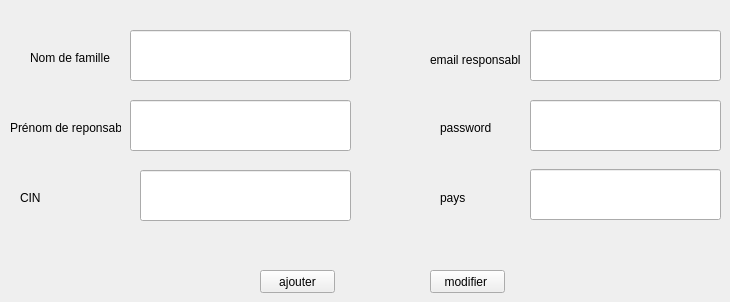
      <widget class="QWidget" name="tab_25">
       <attribute name="title">
        <string>ajouter</string>
       </attribute>
       <widget class="QLabel" name="label">
        <property name="geometry">
         <rect>
          <x>30</x>
          <y>50</y>
          <width>81</width>
          <height>16</height>
         </rect>
        </property>
        <property name="text">
         <string>Nom de famille</string>
        </property>
       </widget>
       <widget class="QLabel" name="label_2">
        <property name="geometry">
         <rect>
          <x>10</x>
          <y>120</y>
          <width>111</width>
          <height>16</height>
         </rect>
        </property>
        <property name="text">
         <string>Prénom de reponsable</string>
        </property>
       </widget>
       <widget class="QLineEdit" name="lineEdit">
        <property name="geometry">
         <rect>
          <x>130</x>
          <y>30</y>
          <width>221</width>
          <height>51</height>
         </rect>
        </property>
       </widget>
       <widget class="QLineEdit" name="lineEdit_2">
        <property name="geometry">
         <rect>
          <x>130</x>
          <y>100</y>
          <width>221</width>
          <height>51</height>
         </rect>
        </property>
       </widget>
       <widget class="QLabel" name="label_4">
        <property name="geometry">
         <rect>
          <x>20</x>
          <y>190</y>
          <width>61</width>
          <height>16</height>
         </rect>
        </property>
        <property name="text">
         <string>CIN</string>
        </property>
       </widget>
       <widget class="QLineEdit" name="lineEdit_3">
        <property name="geometry">
         <rect>
          <x>140</x>
          <y>170</y>
          <width>211</width>
          <height>51</height>
         </rect>
        </property>
       </widget>
       <widget class="QLabel" name="label_5">
        <property name="geometry">
         <rect>
          <x>430</x>
          <y>50</y>
          <width>91</width>
          <height>20</height>
         </rect>
        </property>
        <property name="text">
         <string>email responsable</string>
        </property>
       </widget>
       <widget class="QLineEdit" name="email">
        <property name="geometry">
         <rect>
          <x>530</x>
          <y>30</y>
          <width>191</width>
          <height>51</height>
         </rect>
        </property>
       </widget>
       <widget class="QLabel" name="label_7">
        <property name="geometry">
         <rect>
          <x>440</x>
          <y>120</y>
          <width>61</width>
          <height>16</height>
         </rect>
        </property>
        <property name="text">
         <string>password</string>
        </property>
       </widget>
       <widget class="QLabel" name="label_11">
        <property name="geometry">
         <rect>
          <x>440</x>
          <y>190</y>
          <width>41</width>
          <height>16</height>
         </rect>
        </property>
        <property name="text">
         <string>pays </string>
        </property>
       </widget>
       <widget class="QLineEdit" name="lineEdit_6">
        <property name="geometry">
         <rect>
          <x>530</x>
          <y>100</y>
          <width>191</width>
          <height>51</height>
         </rect>
        </property>
        <property name="echoMode">
         <enum>QLineEdit::Password</enum>
        </property>
       </widget>
       <widget class="QLineEdit" name="lineEdit_8">
        <property name="geometry">
         <rect>
          <x>530</x>
          <y>169</y>
          <width>191</width>
          <height>51</height>
         </rect>
        </property>
       </widget>
       <widget class="QPushButton" name="ajoutparents">
        <property name="geometry">
         <rect>
          <x>260</x>
          <y>270</y>
          <width>75</width>
          <height>23</height>
         </rect>
        </property>
        <property name="text">
         <string>ajouter</string>
        </property>
       </widget>
       <widget class="QPushButton" name="modifierparents">
        <property name="geometry">
         <rect>
          <x>430</x>
          <y>270</y>
          <width>75</width>
          <height>23</height>
         </rect>
        </property>
        <property name="text">
         <string>modifier </string>
        </property>
       </widget>
      </widget>
